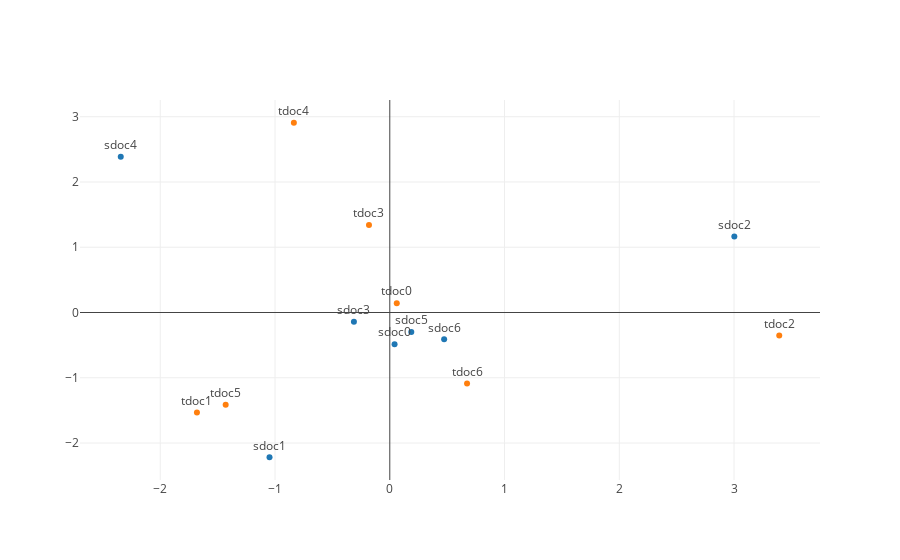

Here is the notebook cell this chart was saved with:
### Code cell
m1_part = m1[14995: 15002]
m2_part = m2[14995: 15002]

m1_part = np.array(m1_part).reshape(len(m1_part), 100)
m2_part = np.array(m2_part).reshape(len(m2_part), 100)

pca = PCA(n_components=2)
reduced_vec1 = pca.fit_transform(m1_part)
reduced_vec2 = pca.fit_transform(m2_part)

trace1 = Scatter(
    x = reduced_vec1[:, 0],
    y = reduced_vec1[:, 1],
    mode = 'markers+text',
    text = ['sdoc' + str(i) for i in range(len(reduced_vec1))],
    textposition = 'top'
)
trace2 = Scatter(
    x = reduced_vec2[:, 0],
    y = reduced_vec2[:, 1],
    mode = 'markers+text',
    text = ['tdoc' + str(i) for i in range(len(reduced_vec1))],
    textposition ='top'
)
layout = Layout(
    showlegend = False
)
data = [trace1, trace2]

fig = Figure(data=data, layout=layout)
plot_url = plotly.offline.iplot(fig, filename='doc_vec_vis')

### Figure 1 — Plotly figure (JSON) as saved in the notebook; plotly's stock layout.template omitted (floating-point values rounded to 4 significant figures)
{"data": [{"mode": "markers+text", "text": ["sdoc0", "sdoc1", "sdoc2", "sdoc3", "sdoc4", "sdoc5", "sdoc6"], "textposition": "top", "type": "scatter", "x": [0.04158, -1.048, 3.003, -0.3126, -2.345, 0.1874, 0.4737], "y": [-0.4862, -2.218, 1.166, -0.1399, 2.388, -0.2987, -0.4113]}, {"mode": "markers+text", "text": ["tdoc0", "tdoc1", "tdoc2", "tdoc3", "tdoc4", "tdoc5", "tdoc6"], "textposition": "top", "type": "scatter", "x": [0.06096, -1.681, 3.394, -0.1814, -0.836, -1.43, 0.6732], "y": [0.142, -1.533, -0.3535, 1.34, 2.908, -1.414, -1.09]}], "layout": {"showlegend": false}}
